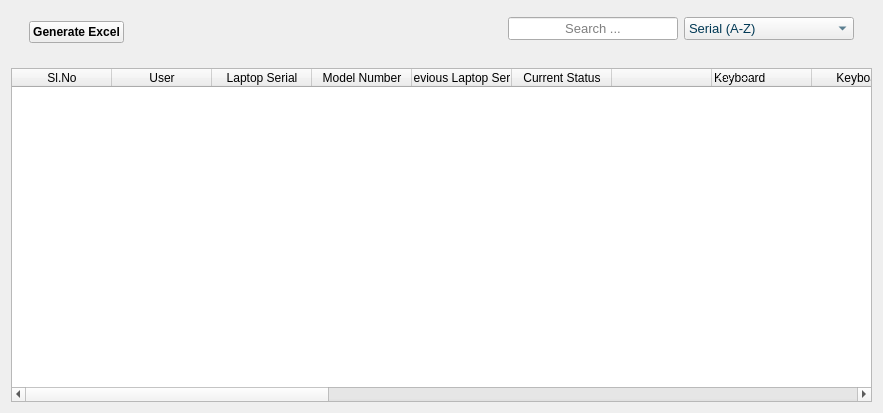
                        <widget class="QWidget" name="widget_45" native="true">
                         <layout class="QVBoxLayout" name="verticalLayout_51">
                          <item>
                           <widget class="QWidget" name="widget_48" native="true">
                            <property name="minimumSize">
                             <size>
                              <width>0</width>
                              <height>30</height>
                             </size>
                            </property>
                            <layout class="QHBoxLayout" name="horizontalLayout_43">
                             <property name="topMargin">
                              <number>0</number>
                             </property>
                             <item>
                              <widget class="QWidget" name="widget_49" native="true">
                               <layout class="QVBoxLayout" name="verticalLayout_52">
                                <property name="topMargin">
                                 <number>0</number>
                                </property>
                                <property name="bottomMargin">
                                 <number>0</number>
                                </property>
                                <item>
                                 <widget class="QPushButton" name="inuseInvGenerateExcelBtn">
                                  <property name="font">
                                   <font>
                                    <weight>75</weight>
                                    <bold>true</bold>
                                   </font>
                                  </property>
                                  <property name="cursor">
                                   <cursorShape>PointingHandCursor</cursorShape>
                                  </property>
                                  <property name="text">
                                   <string>Generate Excel</string>
                                  </property>
                                  <property name="icon">
                                   <iconset resource="resources.qrc">
                                    <normaloff>:/Icons/Icons/file-text.svg</normaloff>:/Icons/Icons/file-text.svg</iconset>
                                  </property>
                                 </widget>
                                </item>
                               </layout>
                              </widget>
                             </item>
                             <item>
                              <widget class="QWidget" name="widget_50" native="true">
                               <layout class="QHBoxLayout" name="horizontalLayout_67">
                                <item>
                                 <widget class="QLabel" name="InuseLaptoSerialID">
                                  <property name="enabled">
                                   <bool>false</bool>
                                  </property>
                                  <property name="styleSheet">
                                   <string notr="true">background:transparent;
border:none;
color:transparent;</string>
                                  </property>
                                  <property name="text">
                                   <string/>
                                  </property>
                                 </widget>
                                </item>
                               </layout>
                              </widget>
                             </item>
                             <item>
                              <widget class="QWidget" name="widget_51" native="true">
                               <property name="minimumSize">
                                <size>
                                 <width>0</width>
                                 <height>42</height>
                                </size>
                               </property>
                               <layout class="QHBoxLayout" name="horizontalLayout_66">
                                <item>
                                 <widget class="QLineEdit" name="txtInuseSLNO">
                                  <property name="enabled">
                                   <bool>false</bool>
                                  </property>
                                  <property name="styleSheet">
                                   <string notr="true">background:transparent;
border:none;
color:transparent;</string>
                                  </property>
                                  <property name="inputMethodHints">
                                   <set>Qt::ImhHiddenText|Qt::ImhNoAutoUppercase|Qt::ImhNoPredictiveText|Qt::ImhSensitiveData</set>
                                  </property>
                                  <property name="echoMode">
                                   <enum>QLineEdit::NoEcho</enum>
                                  </property>
                                 </widget>
                                </item>
                               </layout>
                              </widget>
                             </item>
                             <item>
                              <widget class="QWidget" name="widget_52" native="true">
                               <property name="minimumSize">
                                <size>
                                 <width>0</width>
                                 <height>42</height>
                                </size>
                               </property>
                               <layout class="QHBoxLayout" name="horizontalLayout_48">
                                <property name="topMargin">
                                 <number>0</number>
                                </property>
                                <property name="bottomMargin">
                                 <number>6</number>
                                </property>
                                <item alignment="Qt::AlignRight">
                                 <widget class="QLineEdit" name="InUseRecordSearchTxt">
                                  <property name="sizePolicy">
                                   <sizepolicy hsizetype="Fixed" vsizetype="Fixed">
                                    <horstretch>0</horstretch>
                                    <verstretch>0</verstretch>
                                   </sizepolicy>
                                  </property>
                                  <property name="minimumSize">
                                   <size>
                                    <width>170</width>
                                    <height>0</height>
                                   </size>
                                  </property>
                                  <property name="maximumSize">
                                   <size>
                                    <width>170</width>
                                    <height>16777215</height>
                                   </size>
                                  </property>
                                  <property name="font">
                                   <font>
                                    <pointsize>10</pointsize>
                                   </font>
                                  </property>
                                  <property name="contextMenuPolicy">
                                   <enum>Qt::DefaultContextMenu</enum>
                                  </property>
                                  <property name="echoMode">
                                   <enum>QLineEdit::Normal</enum>
                                  </property>
                                  <property name="alignment">
                                   <set>Qt::AlignCenter</set>
                                  </property>
                                  <property name="placeholderText">
                                   <string>Search ...</string>
                                  </property>
                                  <property name="clearButtonEnabled">
                                   <bool>true</bool>
                                  </property>
                                 </widget>
                                </item>
                                <item alignment="Qt::AlignRight">
                                 <widget class="QComboBox" name="InUseRecordSearchCombo">
                                  <property name="sizePolicy">
                                   <sizepolicy hsizetype="Fixed" vsizetype="Fixed">
                                    <horstretch>0</horstretch>
                                    <verstretch>0</verstretch>
                                   </sizepolicy>
                                  </property>
                                  <property name="minimumSize">
                                   <size>
                                    <width>170</width>
                                    <height>0</height>
                                   </size>
                                  </property>
                                  <property name="maximumSize">
                                   <size>
                                    <width>170</width>
                                    <height>16777215</height>
                                   </size>
                                  </property>
                                  <property name="font">
                                   <font>
                                    <pointsize>10</pointsize>
                                   </font>
                                  </property>
                                  <property name="styleSheet">
                                   <string notr="true">color: #003854;</string>
                                  </property>
                                  <property name="editable">
                                   <bool>false</bool>
                                  </property>
                                  <property name="currentText">
                                   <string>Serial (A-Z)</string>
                                  </property>
                                  <item>
                                   <property name="text">
                                    <string>Serial (A-Z)</string>
                                   </property>
                                  </item>
                                  <item>
                                   <property name="text">
                                    <string>Model (A-Z)</string>
                                   </property>
                                  </item>
                                  <item>
                                   <property name="text">
                                    <string>Last User (A-Z)</string>
                                   </property>
                                  </item>
                                 </widget>
                                </item>
                               </layout>
                              </widget>
                             </item>
                            </layout>
                           </widget>
                          </item>
                          <item>
                           <widget class="QTableWidget" name="InUseTableWidget">
                            <property name="sizePolicy">
                             <sizepolicy hsizetype="Expanding" vsizetype="Expanding">
                              <horstretch>0</horstretch>
                              <verstretch>0</verstretch>
                             </sizepolicy>
                            </property>
                            <property name="minimumSize">
                             <size>
                              <width>861</width>
                              <height>334</height>
                             </size>
                            </property>
                            <property name="styleSheet">
                             <string notr="true"/>
                            </property>
                            <property name="editTriggers">
                             <set>QAbstractItemView::AnyKeyPressed</set>
                            </property>
                            <property name="showGrid">
                             <bool>true</bool>
                            </property>
                            <property name="sortingEnabled">
                             <bool>false</bool>
                            </property>
                            <attribute name="horizontalHeaderCascadingSectionResizes">
                             <bool>false</bool>
                            </attribute>
                            <attribute name="horizontalHeaderShowSortIndicator" stdset="0">
                             <bool>false</bool>
                            </attribute>
                            <attribute name="horizontalHeaderStretchLastSection">
                             <bool>true</bool>
                            </attribute>
                            <attribute name="verticalHeaderCascadingSectionResizes">
                             <bool>false</bool>
                            </attribute>
                            <attribute name="verticalHeaderMinimumSectionSize">
                             <number>24</number>
                            </attribute>
                            <attribute name="verticalHeaderShowSortIndicator" stdset="0">
                             <bool>false</bool>
                            </attribute>
                            <attribute name="verticalHeaderStretchLastSection">
                             <bool>false</bool>
                            </attribute>
                            <column>
                             <property name="text">
                              <string>Sl.No</string>
                             </property>
                            </column>
                            <column>
                             <property name="text">
                              <string>User</string>
                             </property>
                            </column>
                            <column>
                             <property name="text">
                              <string>Laptop Serial</string>
                             </property>
                            </column>
                            <column>
                             <property name="text">
                              <string>Model Number</string>
                             </property>
                            </column>
                            <column>
                             <property name="text">
                              <string>Previous Laptop Serial</string>
                             </property>
                            </column>
                            <column>
                             <property name="text">
                              <string>Current Status</string>
                             </property>
                            </column>
                            <column>
                             <property name="text">
                              <string/>
                             </property>
                            </column>
                            <column>
                             <property name="text">
                              <string>Keyboard</string>
                             </property>
                             <property name="toolTip">
                              <string>Office Equip</string>
                             </property>
                             <property name="whatsThis">
                              <string>Office Equip</string>
                             </property>
                             <property name="textAlignment">
                              <set>AlignLeading|AlignVCenter</set>
                             </property>
                             <property name="foreground">
                              <brush brushstyle="Dense1Pattern">
                               <color alpha="255">
                                <red>0</red>
                                <green>0</green>
                                <blue>0</blue>
                               </color>
                              </brush>
                             </property>
                             <property name="icon">
                              <iconset resource="resources.qrc">
                               <normaloff>:/Icons/Icons/office.svg</normaloff>:/Icons/Icons/office.svg</iconset>
                             </property>
                            </column>
                            <column>
                             <property name="text">
                              <string>Keyboard</string>
                             </property>
                             <property name="icon">
                              <iconset resource="resources.qrc">
                               <normaloff>:/Icons/Icons/home.svg</normaloff>:/Icons/Icons/home.svg</iconset>
                             </property>
                            </column>
                            <column>
                             <property name="text">
                              <string>Mouse</string>
                             </property>
                             <property name="toolTip">
                              <string>Office Equip</string>
                             </property>
                             <property name="whatsThis">
                              <string>Office Equip</string>
                             </property>
                             <property name="icon">
                              <iconset resource="resources.qrc">
                               <normaloff>:/Icons/Icons/office.svg</normaloff>:/Icons/Icons/office.svg</iconset>
                             </property>
                            </column>
                            <column>
                             <property name="text">
                              <string>Mouse</string>
                             </property>
                             <property name="icon">
                              <iconset resource="resources.qrc">
                               <normaloff>:/Icons/Icons/home.svg</normaloff>:/Icons/Icons/home.svg</iconset>
                             </property>
                            </column>
                            <column>
                             <property name="text">
                              <string>Headphone</string>
                             </property>
                             <property name="toolTip">
                              <string>Office Equip</string>
                             </property>
                             <property name="whatsThis">
                              <string>Office Equip</string>
                             </property>
                             <property name="icon">
                              <iconset resource="resources.qrc">
                               <normaloff>:/Icons/Icons/office.svg</normaloff>:/Icons/Icons/office.svg</iconset>
                             </property>
                            </column>
                            <column>
                             <property name="text">
                              <string>Headphone</string>
                             </property>
                             <property name="icon">
                              <iconset resource="resources.qrc">
                               <normaloff>:/Icons/Icons/home.svg</normaloff>:/Icons/Icons/home.svg</iconset>
                             </property>
                            </column>
                            <column>
                             <property name="text">
                              <string>Monitor</string>
                             </property>
                             <property name="toolTip">
                              <string>Office Equip</string>
                             </property>
                             <property name="whatsThis">
                              <string>Office Equip</string>
                             </property>
                             <property name="icon">
                              <iconset resource="resources.qrc">
                               <normaloff>:/Icons/Icons/office.svg</normaloff>:/Icons/Icons/office.svg</iconset>
                             </property>
                            </column>
                            <column>
                             <property name="text">
                              <string>Monitor</string>
                             </property>
                             <property name="icon">
                              <iconset resource="resources.qrc">
                               <normaloff>:/Icons/Icons/home.svg</normaloff>:/Icons/Icons/home.svg</iconset>
                             </property>
                            </column>
                            <column>
                             <property name="text">
                              <string>Dock</string>
                             </property>
                             <property name="toolTip">
                              <string>Office Equip</string>
                             </property>
                             <property name="whatsThis">
                              <string>Office Equip</string>
                             </property>
                             <property name="icon">
                              <iconset resource="resources.qrc">
                               <normaloff>:/Icons/Icons/office.svg</normaloff>:/Icons/Icons/office.svg</iconset>
                             </property>
                            </column>
                            <column>
                             <property name="text">
                              <string>Dock</string>
                             </property>
                             <property name="icon">
                              <iconset resource="resources.qrc">
                               <normaloff>:/Icons/Icons/home.svg</normaloff>:/Icons/Icons/home.svg</iconset>
                             </property>
                            </column>
                            <column>
                             <property name="text">
                              <string>Extras</string>
                             </property>
                             <property name="toolTip">
                              <string>Office Equip</string>
                             </property>
                             <property name="whatsThis">
                              <string>Office Equip</string>
                             </property>
                             <property name="icon">
                              <iconset resource="resources.qrc">
                               <normaloff>:/Icons/Icons/office.svg</normaloff>:/Icons/Icons/office.svg</iconset>
                             </property>
                            </column>
                            <column>
                             <property name="text">
                              <string>Extras</string>
                             </property>
                             <property name="icon">
                              <iconset resource="resources.qrc">
                               <normaloff>:/Icons/Icons/home.svg</normaloff>:/Icons/Icons/home.svg</iconset>
                             </property>
                            </column>
                            <column>
                             <property name="text">
                              <string/>
                             </property>
                            </column>
                            <column>
                             <property name="text">
                              <string>Updated By</string>
                             </property>
                            </column>
                            <column>
                             <property name="text">
                              <string>Change Date</string>
                             </property>
                            </column>
                           </widget>
                          </item>
                         </layout>
                        </widget>
